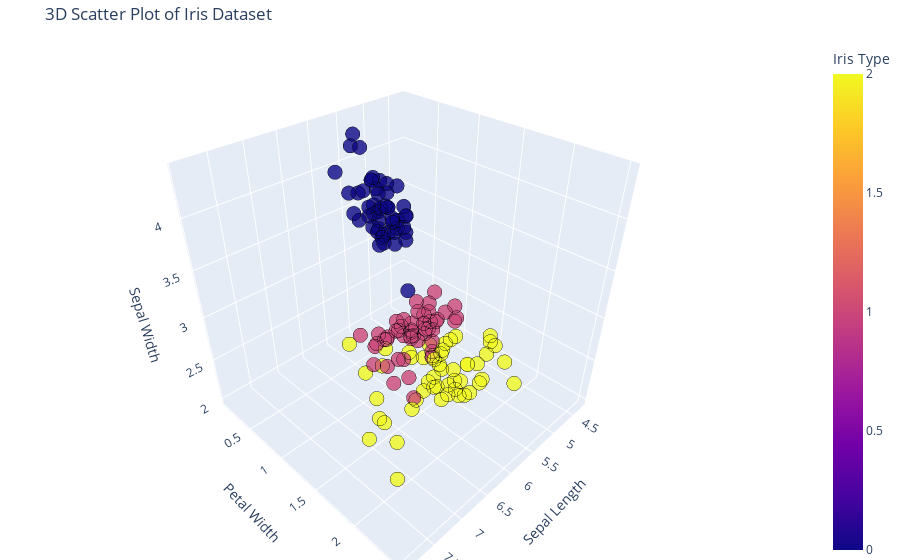

Write notebook code for a chart like this one.
### Code cell
import plotly.express as px

# Create the 3D scatter plot
fig = px.scatter_3d(Dataset,
                    x="Sepal Length",
                    y="Petal Width",
                    z="Sepal Width",
                    color="Iris Type",  # Different colors for each species
                    color_discrete_sequence=px.colors.sequential.Magma,  # Magma color palette
                    title="3D Scatter Plot of Iris Dataset")

# Customize markers
fig.update_traces(marker=dict(size=5,  # Marker size
                              opacity=0.8,  # Transparency
                              line=dict(width=10, color='black')),  # Black border around each point
                  selector=dict(mode='markers'))

# Add interactive layout settings
fig.update_layout(margin=dict(l=0, r=0, b=0, t=40),  # Remove margins
                  scene=dict(aspectmode='cube'))  # Equal scaling on all axes

# Show plot
fig.show()

### Figure 1 — Plotly figure (JSON) as saved in the notebook; plotly's stock layout.template omitted (floating-point values rounded to 4 significant figures; data arrays with more than 128 entries replaced by an {"elided": "..."} marker saying what was removed)
{"data": [{"hovertemplate": "Sepal Length=%{x}<br>Petal Width=%{y}<br>Sepal Width=%{z}<br>Iris Type=%{marker.color}<extra></extra>", "legendgroup": "", "marker": {"color": {"elided": "150 int values"}, "coloraxis": "coloraxis", "line": {"color": "black", "width": 10}, "opacity": 0.8, "size": 5, "symbol": "circle"}, "mode": "markers", "name": "", "scene": "scene", "showlegend": false, "type": "scatter3d", "x": {"elided": "150 float values"}, "y": {"elided": "150 float values"}, "z": {"elided": "150 float values"}}], "layout": {"coloraxis": {"colorbar": {"title": {"text": "Iris Type"}}, "colorscale": [[0, "#0d0887"], [0.1111, "#46039f"], [0.2222, "#7201a8"], [0.3333, "#9c179e"], [0.4444, "#bd3786"], [0.5556, "#d8576b"], [0.6667, "#ed7953"], [0.7778, "#fb9f3a"], [0.8889, "#fdca26"], [1, "#f0f921"]]}, "legend": {"tracegroupgap": 0}, "margin": {"b": 0, "l": 0, "r": 0, "t": 40}, "scene": {"aspectmode": "cube", "domain": {"x": [0, 1], "y": [0, 1]}, "xaxis": {"title": {"text": "Sepal Length"}}, "yaxis": {"title": {"text": "Petal Width"}}, "zaxis": {"title": {"text": "Sepal Width"}}}, "title": {"text": "3D Scatter Plot of Iris Dataset"}}}
